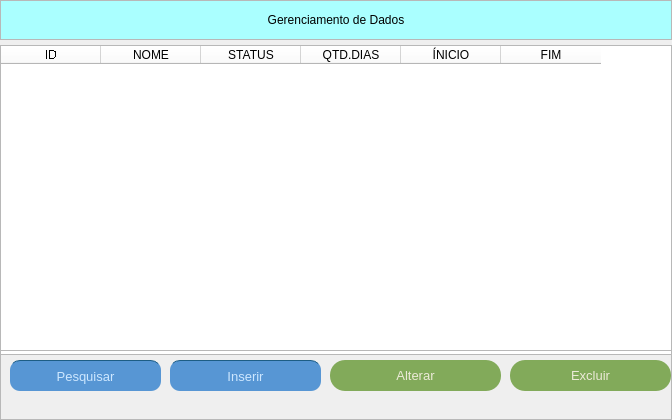
<?xml version="1.0" encoding="UTF-8"?>
<ui version="4.0">
 <class>MainWindow</class>
 <widget class="QMainWindow" name="MainWindow">
  <property name="geometry">
   <rect>
    <x>0</x>
    <y>0</y>
    <width>672</width>
    <height>420</height>
   </rect>
  </property>
  <property name="maximumSize">
   <size>
    <width>672</width>
    <height>434</height>
   </size>
  </property>
  <property name="windowTitle">
   <string>Gerenciamento de Dados</string>
  </property>
  <property name="windowIcon">
   <iconset>
    <normaloff>icons/gym.png</normaloff>icons/gym.png</iconset>
  </property>
  <widget class="QWidget" name="centralwidget">
   <layout class="QVBoxLayout" name="verticalLayout">
    <property name="spacing">
     <number>0</number>
    </property>
    <property name="leftMargin">
     <number>0</number>
    </property>
    <property name="topMargin">
     <number>0</number>
    </property>
    <property name="rightMargin">
     <number>0</number>
    </property>
    <property name="bottomMargin">
     <number>0</number>
    </property>
    <item>
     <widget class="QFrame" name="frame">
      <property name="maximumSize">
       <size>
        <width>16777215</width>
        <height>40</height>
       </size>
      </property>
      <property name="frameShape">
       <enum>QFrame::StyledPanel</enum>
      </property>
      <property name="frameShadow">
       <enum>QFrame::Raised</enum>
      </property>
      <layout class="QVBoxLayout" name="verticalLayout_3">
       <property name="spacing">
        <number>0</number>
       </property>
       <property name="leftMargin">
        <number>0</number>
       </property>
       <property name="topMargin">
        <number>0</number>
       </property>
       <property name="rightMargin">
        <number>0</number>
       </property>
       <property name="bottomMargin">
        <number>0</number>
       </property>
       <item>
        <widget class="QLabel" name="label_2">
         <property name="styleSheet">
          <string notr="true">font: 75 14pt &quot;MS Shell Dlg 2&quot;;
background-color: rgb(170, 255, 255);</string>
         </property>
         <property name="text">
          <string>&lt;html&gt;&lt;head/&gt;&lt;body&gt;&lt;p align=&quot;center&quot;&gt;Gerenciamento de Dados&lt;/p&gt;&lt;/body&gt;&lt;/html&gt;</string>
         </property>
        </widget>
       </item>
      </layout>
     </widget>
    </item>
    <item>
     <widget class="QFrame" name="frame_2">
      <property name="minimumSize">
       <size>
        <width>0</width>
        <height>310</height>
       </size>
      </property>
      <property name="maximumSize">
       <size>
        <width>16777215</width>
        <height>300</height>
       </size>
      </property>
      <property name="frameShape">
       <enum>QFrame::StyledPanel</enum>
      </property>
      <property name="frameShadow">
       <enum>QFrame::Raised</enum>
      </property>
      <layout class="QVBoxLayout" name="verticalLayout_2">
       <property name="spacing">
        <number>0</number>
       </property>
       <property name="leftMargin">
        <number>0</number>
       </property>
       <property name="topMargin">
        <number>0</number>
       </property>
       <property name="rightMargin">
        <number>0</number>
       </property>
       <property name="bottomMargin">
        <number>0</number>
       </property>
       <item>
        <widget class="QTableWidget" name="tableWidget">
         <property name="enabled">
          <bool>true</bool>
         </property>
         <property name="maximumSize">
          <size>
           <width>900</width>
           <height>330</height>
          </size>
         </property>
         <property name="mouseTracking">
          <bool>false</bool>
         </property>
         <property name="focusPolicy">
          <enum>Qt::NoFocus</enum>
         </property>
         <property name="contextMenuPolicy">
          <enum>Qt::NoContextMenu</enum>
         </property>
         <property name="toolTip">
          <string>&lt;html&gt;&lt;head/&gt;&lt;body&gt;&lt;p align=&quot;center&quot;&gt;&lt;br/&gt;&lt;/p&gt;&lt;/body&gt;&lt;/html&gt;</string>
         </property>
         <property name="whatsThis">
          <string>&lt;html&gt;&lt;head/&gt;&lt;body&gt;&lt;p align=&quot;center&quot;&gt;&lt;br/&gt;&lt;/p&gt;&lt;/body&gt;&lt;/html&gt;</string>
         </property>
         <property name="layoutDirection">
          <enum>Qt::LeftToRight</enum>
         </property>
         <property name="autoFillBackground">
          <bool>false</bool>
         </property>
         <property name="styleSheet">
          <string notr="true">background-color: rgb(255, 255, 255);</string>
         </property>
         <property name="frameShape">
          <enum>QFrame::NoFrame</enum>
         </property>
         <property name="frameShadow">
          <enum>QFrame::Plain</enum>
         </property>
         <property name="lineWidth">
          <number>0</number>
         </property>
         <property name="horizontalScrollBarPolicy">
          <enum>Qt::ScrollBarAlwaysOff</enum>
         </property>
         <property name="sizeAdjustPolicy">
          <enum>QAbstractScrollArea::AdjustToContentsOnFirstShow</enum>
         </property>
         <property name="autoScroll">
          <bool>false</bool>
         </property>
         <property name="editTriggers">
          <set>QAbstractItemView::NoEditTriggers</set>
         </property>
         <property name="tabKeyNavigation">
          <bool>false</bool>
         </property>
         <property name="showDropIndicator" stdset="0">
          <bool>false</bool>
         </property>
         <property name="dragDropOverwriteMode">
          <bool>false</bool>
         </property>
         <property name="selectionMode">
          <enum>QAbstractItemView::NoSelection</enum>
         </property>
         <property name="selectionBehavior">
          <enum>QAbstractItemView::SelectColumns</enum>
         </property>
         <property name="showGrid">
          <bool>false</bool>
         </property>
         <property name="gridStyle">
          <enum>Qt::NoPen</enum>
         </property>
         <property name="wordWrap">
          <bool>false</bool>
         </property>
         <property name="cornerButtonEnabled">
          <bool>false</bool>
         </property>
         <attribute name="horizontalHeaderVisible">
          <bool>true</bool>
         </attribute>
         <attribute name="horizontalHeaderHighlightSections">
          <bool>false</bool>
         </attribute>
         <attribute name="verticalHeaderVisible">
          <bool>false</bool>
         </attribute>
         <attribute name="verticalHeaderHighlightSections">
          <bool>false</bool>
         </attribute>
         <row>
          <property name="text">
           <string>a</string>
          </property>
          <property name="textAlignment">
           <set>AlignCenter</set>
          </property>
         </row>
         <column>
          <property name="text">
           <string>ID</string>
          </property>
          <property name="whatsThis">
           <string notr="true"/>
          </property>
          <property name="font">
           <font>
            <weight>50</weight>
            <bold>false</bold>
            <stylestrategy>NoAntialias</stylestrategy>
            <kerning>true</kerning>
           </font>
          </property>
          <property name="textAlignment">
           <set>AlignCenter</set>
          </property>
         </column>
         <column>
          <property name="text">
           <string>NOME</string>
          </property>
          <property name="textAlignment">
           <set>AlignCenter</set>
          </property>
         </column>
         <column>
          <property name="text">
           <string>STATUS</string>
          </property>
          <property name="textAlignment">
           <set>AlignCenter</set>
          </property>
         </column>
         <column>
          <property name="text">
           <string>QTD.DIAS</string>
          </property>
          <property name="textAlignment">
           <set>AlignCenter</set>
          </property>
         </column>
         <column>
          <property name="text">
           <string>ÍNICIO</string>
          </property>
          <property name="textAlignment">
           <set>AlignCenter</set>
          </property>
         </column>
         <column>
          <property name="text">
           <string>FIM</string>
          </property>
          <property name="textAlignment">
           <set>AlignCenter</set>
          </property>
         </column>
        </widget>
       </item>
      </layout>
     </widget>
    </item>
    <item>
     <widget class="QFrame" name="frame_3">
      <property name="styleSheet">
       <string notr="true">QPushButton{
   border-top: 1px solid rgb(29, 93, 133);
   background: #0b85d6;
   background: -webkit-gradient(linear, left top, left bottom, from(#9c3e86), to(#0b85d6));
   background: -webkit-linear-gradient(top, #9c3e86, #0b85d6);
   background: -moz-linear-gradient(top, #9c3e86, #0b85d6);
   background: -ms-linear-gradient(top, #9c3e86, #0b85d6);
   background: -o-linear-gradient(top, #9c3e86, #0b85d6);
   padding: 5px 14px;
   -webkit-border-radius: 15px;
   -moz-border-radius: 15px;
   border-radius: 15px;
   -webkit-box-shadow: rgba(0,0,0,1) 0 1px 0;
   -moz-box-shadow: rgba(0,0,0,1) 0 1px 0;
   box-shadow: rgba(0,0,0,1) 0 1px 0;
   text-shadow: rgba(0,0,0,.4) 0 1px 0;
   color: #22d48a;
   font-size: 13px;
   font-family: 'Lucida Grande', Helvetica, Arial, Sans-Serif;
   text-decoration: none;
   vertical-align: middle;
   }
QPushButton:hover {
   border-top-color: #2f88c4;
   background: #2f88c4;
   color: #ccc;
   }
QPushButton:active {
   border-top-color: #135682;
   background: rgb(19, 86, 130);
   }</string>
      </property>
      <property name="frameShape">
       <enum>QFrame::StyledPanel</enum>
      </property>
      <property name="frameShadow">
       <enum>QFrame::Raised</enum>
      </property>
      <widget class="QPushButton" name="btn_pesquisar">
       <property name="geometry">
        <rect>
         <x>10</x>
         <y>10</y>
         <width>151</width>
         <height>31</height>
        </rect>
       </property>
       <property name="styleSheet">
        <string notr="true">QPushButton {
	background-color: rgb(87, 150, 212);
	border: none:
	padding-top: 5px;
	color: rgb(205, 231, 255);
	border-radius: 10px;	
}
</string>
       </property>
       <property name="text">
        <string>Pesquisar</string>
       </property>
      </widget>
      <widget class="QPushButton" name="btn_inserir">
       <property name="geometry">
        <rect>
         <x>170</x>
         <y>10</y>
         <width>151</width>
         <height>31</height>
        </rect>
       </property>
       <property name="styleSheet">
        <string notr="true">QPushButton {
	background-color: rgb(87, 150, 212);
	border: none:
	padding-top: 5px;
	color: rgb(205, 231, 255);
	border-radius: 10px;	
}
QPushButton:hover {
	background-color: rgb(95, 166, 232);
}

QPushButton: pressed{
	background-color: rgb(82, 142, 199);
}</string>
       </property>
       <property name="text">
        <string>Inserir</string>
       </property>
      </widget>
      <widget class="QPushButton" name="btn_alterar">
       <property name="geometry">
        <rect>
         <x>330</x>
         <y>10</y>
         <width>171</width>
         <height>31</height>
        </rect>
       </property>
       <property name="styleSheet">
        <string notr="true">QPushButton{
	background-color:rgb(130, 170, 90);
	border: none;
	color:rgb(236, 234,216);
	border-left: 1px: solid(130, 144, 76);
	border-right: 1px: solid(130, 144, 76);
	border-botton: 5px solid (130, 144, 76);
}

QPushButton:hover{
	background-color:rgb(145, 190, 100);
	border-left: 1px: solid(130, 144, 76);
	border-right: 1px: solid(130, 144, 76);
	border-botton: 5px solid (130, 144, 76);
}

QPushButton:pressed{
	background-color:rgb(120, 157, 83);
	border-left: 1px: solid(130, 144, 76);
	border-right: 1px: solid(130, 144, 76);
	border-top: 5px solid (130, 144, 76);
}</string>
       </property>
       <property name="text">
        <string>Alterar</string>
       </property>
      </widget>
      <widget class="QPushButton" name="btn_excluir">
       <property name="geometry">
        <rect>
         <x>510</x>
         <y>10</y>
         <width>161</width>
         <height>31</height>
        </rect>
       </property>
       <property name="styleSheet">
        <string notr="true">QPushButton{
	background-color:rgb(130, 170, 90);
	border: none;
	color:rgb(236, 234,216);
	border-left: 1px: solid(130, 144, 76);
	border-right: 1px: solid(130, 144, 76);
	border-botton: 5px solid (130, 144, 76);
}

QPushButton:hover{
	background-color:rgb(145, 190, 100);
	border-left: 1px: solid(130, 144, 76);
	border-right: 1px: solid(130, 144, 76);
	border-botton: 5px solid (130, 144, 76);
}

QPushButton:pressed{
	background-color:rgb(120, 157, 83);
	border-left: 1px: solid(130, 144, 76);
	border-right: 1px: solid(130, 144, 76);
	border-top: 5px solid (130, 144, 76);
}</string>
       </property>
       <property name="text">
        <string>Excluir</string>
       </property>
      </widget>
     </widget>
    </item>
   </layout>
  </widget>
 </widget>
 <resources/>
 <connections/>
</ui>
